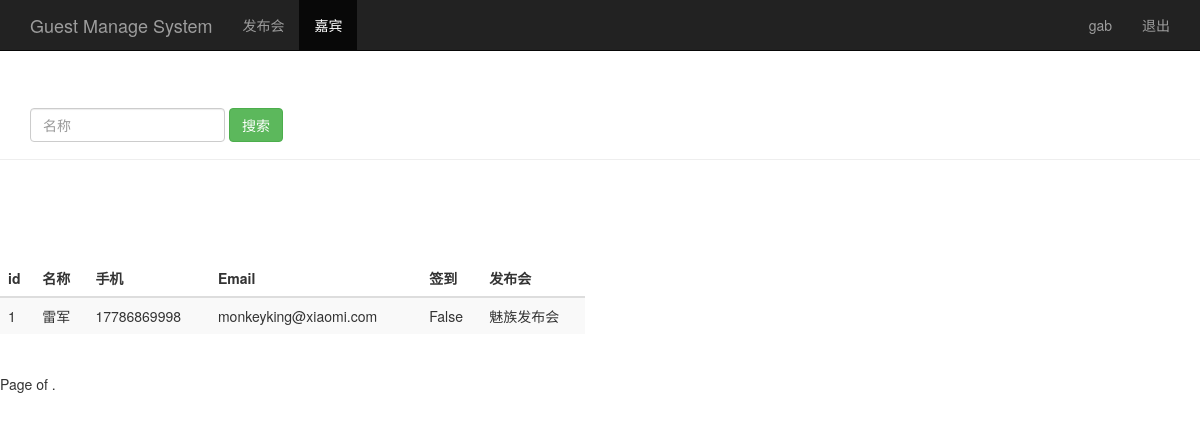
The page /search_gname/ (signed in) on the database as committed earlier.
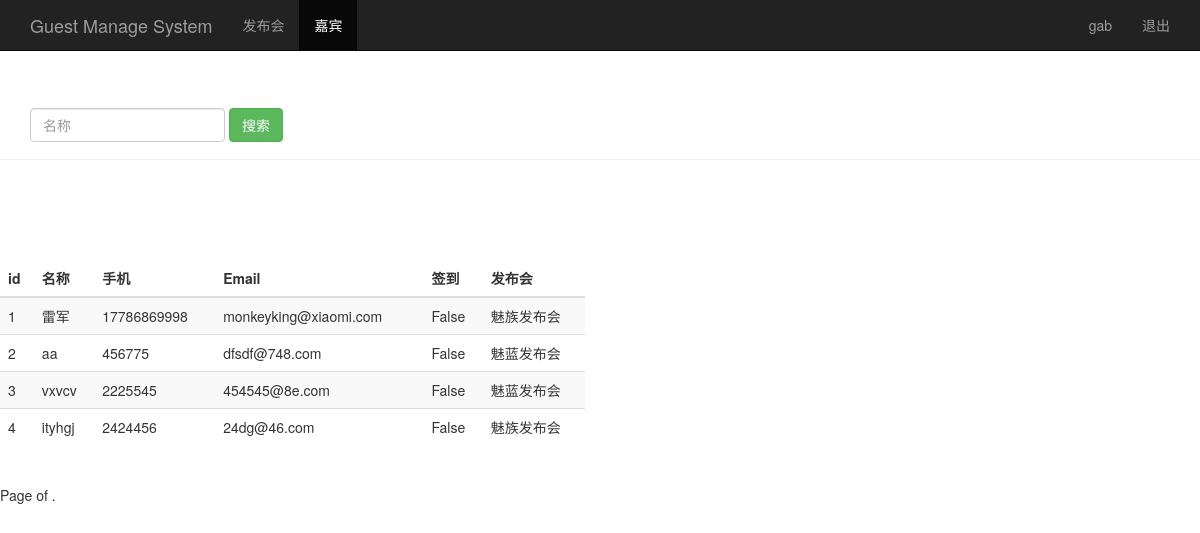
The same page on the database as committed later.
### poll/models.py (models this page shows, shortened)
class Guest(models.Model):
    event = models.ForeignKey(Event)
    realname = models.CharField(max_length=64)
    phone = models.CharField(max_length=16)
    email = models.EmailField()
    sign = models.BooleanField()
    create_time = models.DateTimeField(auto_now=True)
    class Meta:
        unique_together = ('event','phone')

class Event(models.Model):
    name = models.CharField(max_length=100)
    limit = models.IntegerField()
    status = models.BooleanField()
    address = models.CharField(max_length=200)
    start_time=models.DateTimeField('events time')
    create_time = models.DateTimeField(auto_now=True)
    def __str__(self):
        return self.name

### poll/views.py (the view)
# urls.py: url(r'^search_gname/$', views.search_gname),
@login_required
def search_gname(request):
    username = request.session.get('user', '')
    search_gname = request.GET.get('realname', '')
    guest_list = Guest.objects.filter(realname__contains=search_gname)
    return render(request, 'guest.html', {'user': username, 'guests': guest_list})

### poll/templates/guest.html (shortened to what this page needs)
<!DOCTYPE html>
<html lang="zh-cn">
<head>
    {% load bootstrap3 %}
    {% bootstrap_css %}
</head>
<body role="document">
<nav class="navbar navbar-inverse navbar-fixed-top">
    <div class="container">
        <div class="navbar-header">
            <a class="navbar-brand" href="/event_manage/">Guest Manage System</a>
        </div>
        <div id="navbar" class="collapse navbar-collapse">
            <ul class="nav navbar-nav">
                <li><a href="/event_manage/">发布会</a></li>
                <li class="active"><a href="#" >嘉宾</a></li>
            </ul>
            <ul class="nav navbar-nav navbar-right">
                <li><a href="#">{{user}}</a></li>
                <li><a href="/logout/">退出</a></li>
            </ul>
        </div>
    </div>
</nav>
<div class="page-header" style="padding-top: 60px;">
    <div id="navbar2" class="navbar-collapse collapse">
        <form class="navbar-form" method="get" action="/search_gname/">
            <div class="form-group">
                <input name="realname" type="text" placeholder="名称" class="form-control">
            </div>
            <button type="submit" class="btn btn-success">搜索</button>
            </form>
    </div>
</div>
<div class="row" style="padding-top: 80px;">
    <div class="col-md-6">
        <table class="table table-striped">
            <thead>
            <tr>
                <th>id</th>
                <th>名称</th>
                <th>手机</th>
                <th>Email</th>
                <th>签到</th>
                <th>发布会</th>
            </tr>
            </thead>
            <tbody>
            {%   for guest in guests   %}
            <tr>
                <td>{{ guest.id }}</td>
                <td>{{ guest.realname }}</td>
                <td>{{ guest.phone }}</td>
                <td>{{ guest.email }}</td>
                <td>{{ guest.sign  }}</td>
                <td>{{ guest.event }}</td>
            </tr>
            {% endfor %}
            </tbody>
        </table>
    </div>
</div>
<div class="pagination">
    <span class="step-links">
        <span class="current">
            Page {{ guests.number }} of {{ guests.paginator.num_pages }}.
        </span>
    </span>
</div>
</body>
</html>

Rows that differ between the two databases and show on the page:
added Guest: id "2", realname "aa", phone "456775", email "dfsdf@748.com", sign "False", event "魅蓝发布会"
added Guest: id "3", realname "vxvcv", phone "2225545", email "454545@8e.com", sign "False", event "魅蓝发布会"
added Guest: id "4", realname "ityhgj", phone "2424456", email "24dg@46.com", sign "False", event "魅族发布会"
